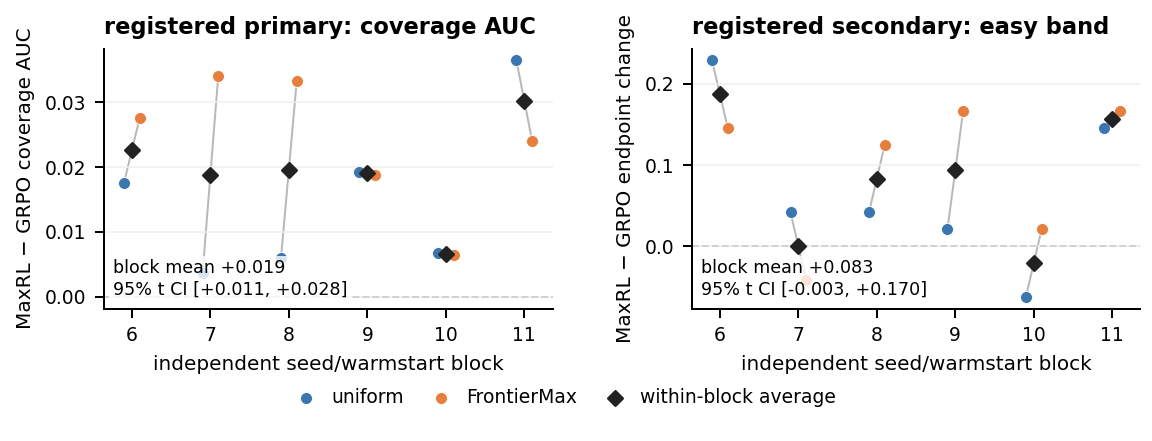

Generate this figure with Python:
#!/usr/bin/env python
"""Independent seed-block view of the registered maze confirmation."""

import json
import os

import matplotlib

matplotlib.use("Agg")
import matplotlib.pyplot as plt


HERE = os.path.dirname(os.path.abspath(__file__))
SRC = os.path.join(
    HERE, "..", "..", "curriculum_maxrl", "maze_gpu_factorial",
    "block_reanalysis.json")

BLUE = "#3b76af"
ORANGE = "#e67e3d"
BLACK = "#222222"

plt.rcParams.update({
    "font.size": 8,
    "axes.titlesize": 9,
    "axes.labelsize": 8,
    "xtick.labelsize": 7.5,
    "ytick.labelsize": 7.5,
    "legend.fontsize": 7.5,
    "axes.spines.top": False,
    "axes.spines.right": False,
    "axes.linewidth": 0.8,
    "pdf.fonttype": 42,
    "ps.fonttype": 42,
})

with open(SRC, encoding="utf-8") as handle:
    data = json.load(handle)
rows = data["waves"]["wave2"]["blocks"]

fig, axes = plt.subplots(1, 2, figsize=(6.4, 2.45))
panels = [
    ("cov_auc_maxrl_minus_grpo", "cov_auc_sampler_average",
     "registered primary: coverage AUC", "MaxRL − GRPO coverage AUC"),
    ("easy_band_maxrl_minus_grpo", "easy_band_sampler_average",
     "registered secondary: easy band", "MaxRL − GRPO endpoint change"),
]

for panel_index, (values_key, average_key, title, ylabel) in enumerate(panels):
    ax = axes[panel_index]
    for position, row in enumerate(rows):
        uniform = row[values_key]["uniform"]
        frontier = row[values_key]["frontier_un"]
        average = row[average_key]
        ax.plot([position - 0.10, position + 0.10], [uniform, frontier],
                color="#b9b9b9", lw=0.8, zorder=1)
        ax.scatter(position - 0.10, uniform, s=23, color=BLUE,
                   edgecolor="white", linewidth=0.35, zorder=2,
                   label="uniform" if position == 0 else None)
        ax.scatter(position + 0.10, frontier, s=23, color=ORANGE,
                   edgecolor="white", linewidth=0.35, zorder=2,
                   label="FrontierMax" if position == 0 else None)
        ax.scatter(position, average, marker="D", s=17, color=BLACK,
                   zorder=3, label="within-block average"
                   if position == 0 else None)
    ax.axhline(0, color="#777777", lw=0.75, ls="--", zorder=0)
    ax.set_xticks(range(len(rows)), [str(row["seed"]) for row in rows])
    ax.set_xlabel("independent seed/warmstart block")
    ax.set_ylabel(ylabel)
    ax.set_title(title, loc="left", fontweight="bold")
    ax.grid(axis="y", color="#eeeeee", lw=0.6)
    block_summary = data["waves"]["wave2"]["block_level"][
        "cov_auc" if panel_index == 0 else "easy_band"]
    low, high = block_summary["ci95_t"]
    ax.text(0.02, 0.04,
            f"block mean {block_summary['mean']:+.3f}\n"
            f"95% t CI [{low:+.3f}, {high:+.3f}]",
            transform=ax.transAxes, fontsize=7, va="bottom", ha="left",
            bbox={"facecolor": "white", "edgecolor": "none", "alpha": 0.8,
                  "pad": 1.5})

axes[0].legend(frameon=False, ncol=3, loc="upper center",
               bbox_to_anchor=(1.02, -0.24), handletextpad=0.35,
               columnspacing=1.0)
fig.subplots_adjust(left=0.09, right=0.99, top=0.89, bottom=0.30, wspace=0.31)
fig.savefig(os.path.join(HERE, "fig11_factorial_blocks.pdf"))
fig.savefig(os.path.join(HERE, "fig11_factorial_blocks.png"), dpi=180)
print("wrote fig11_factorial_blocks.pdf / .png")
